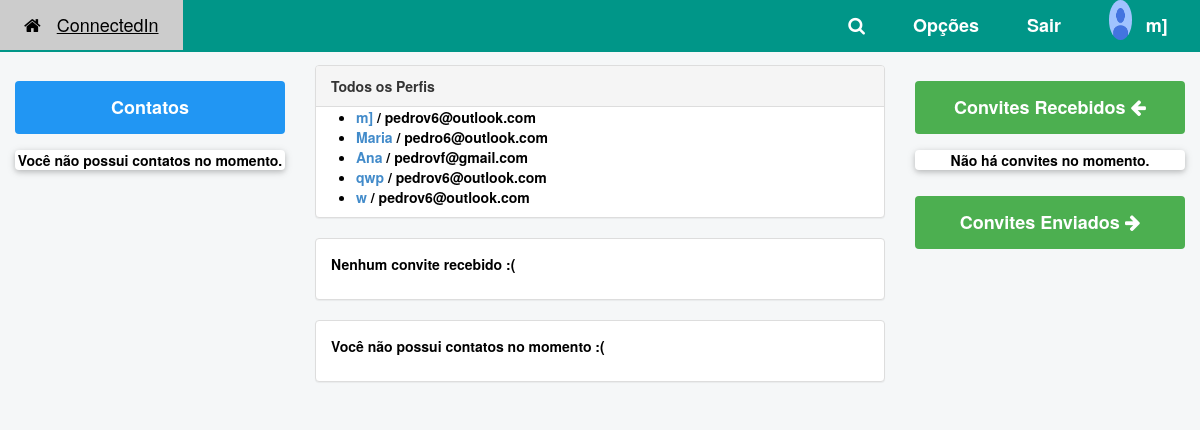
Page / (signed in) on the earlier database version.
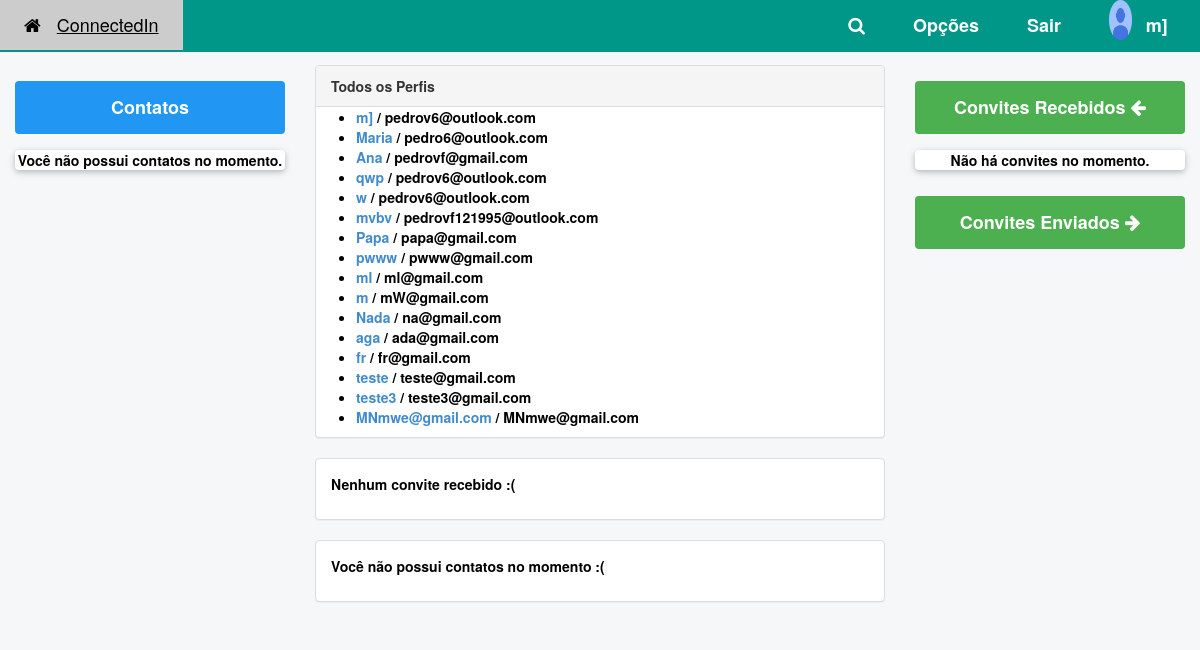
Same page on the later database version.
### perfis/models.py (models this page shows, shortened)
class Perfil(models.Model):
	telefone = models.CharField(max_length=11, null=False)
	nome_empresa = models.CharField(max_length=60, null=False)
	contatos = models.ManyToManyField('self')
	usuario = models.OneToOneField(User,related_name="perfil",on_delete=models.CASCADE)
	bloqueado = models.BooleanField(default=False)
	ativo = models.BooleanField(default=True)
	@property
	def nome(self):
		return self.usuario.username
	@property
	def email(self):
		return self.usuario.email

### perfis/views.py (the view)
# urls.py: path('', views.index, name='index'),
@login_required
def index(request):
	return render(request, 'index.html',{'perfis': Perfil.objects.all(),
                   'perfil_logado' : get_perfil_logado(request)})

### perfis/views.py (called while the page is built)
@login_required
def get_perfil_logado(request):
	return request.user.perfil

### perfis/templates/index.html
{% extends "base.html" %}
{% block body %}
    <div class="col-lg-12">
        <div class="panel panel-default">
            <div class="panel-heading">
                <strong>Todos os Perfis</strong>
            </div>
            {% if perfis %}
                <ul>
                    {% for perfil in perfis %}
                        <li>
                            <a href="{% url 'exibir' perfil.id %}">{{ perfil.nome }}</a>
                            / {{ perfil.email }}
                        </li>
                    {% endfor %}
                </ul>
            {% else %}
                <p>Nenhum Perfil encontrado</p>
            {% endif %}
        </div>
        <div class="panel panel-default">
            {% with total_de_convites=perfil_logado.convites_recebidos.count %}
                {% if total_de_convites %}
                    <div class="panel-heading">
                        <strong>
                            Você tem
                            {{ total_de_convites }} convite{{ total_de_convites|pluralize }}
                            aguardando aprovação
                        </strong>
                    </div>
                    <ul class="list-group">
                        {% for convite in perfil_logado.convites_recebidos.all %}
                            <li class="list-group-item">
                                {{ convite.solicitante.nome }}
                                <a href="{% url 'aceitar' convite.id %}" class="btn btn-success">
                                <span class="glyphicon glyphicon-add">Aceitar</span></a>
                                <a href="{% url 'recusar' convite.id %}" class="btn btn-danger">
                                <span class="glyphicon glyphicon-add"></span>Recusar</a>
                            </li>
                        {% endfor %}
                    </ul>
                {% else %}
                    <div class="panel-body">
                        <p>Nenhum convite recebido :(</p>
                    </div>
                {% endif %}
            {% endwith %}
        </div>
        <div class="panel panel-default">
            {% with total_de_contatos=perfil_logado.contatos.count %}
                {% if total_de_contatos %}
                    <div class="panel-heading">
                        <strong>Você tem {{total_de_contatos}} contato{{total_de_contatos|pluralize}}</strong>
                    </div>
                    <ul class="list-group">
                        {% for contato in perfil_logado.contatos.all %}
                            <li class="list-group-item">
                                <a href="{% url 'exibir' contato.id %}">{{contato.nome}} // {{contato.email}}</a>
                                <a href="{% url 'desfazer' contato.id %}" class="btn btn-danger">
                                <span class="glyphicon glyphicon-add"></span>Desfazer</a>
                            </li>
                        {% endfor %}
                    </ul>
                {% else %}
                    <div class="panel-body">
                        <p>Você não possui contatos no momento :(</p>
                    </div>
                {% endif %}
            {% endwith%}
        </div>
    </div>
{% endblock %}

### perfis/templates/base.html (shortened to what this page needs)
{% load static %}
<!DOCTYPE html>
<html lang="pt">
  <head>
    <link href="{% static 'styles/w3/w3.css' %}" rel="stylesheet">
    <link href="{% static 'styles/w3/w3-theme-blue-grey.css' %}" rel="stylesheet">
    <link href="{% static 'styles/bootstrap/bootstrap.css' %}" rel="stylesheet">
    <link href="{% static 'styles/site.css' %}" rel="stylesheet">
    <link href="{% static 'styles/signin.css' %}" rel="stylesheet">
    <link rel="stylesheet" href="https://cdnjs.cloudflare.com/ajax/libs/font-awesome/4.7.0/css/font-awesome.min.css">
  </head>
  <body class="w3-theme-l5">
    <header class="w3-top">
      <div class="w3-bar nav-color w3-left-align w3-large">
        <a href="{% url 'index' %}" class="w3-bar-item w3-button w3-padding-large w3-theme-d4"><i class="fa fa-home w3-margin-right"></i>ConnectedIn</a>
        <div class="w3-dropdown-hover w3-hide-small w3-right" title="User">
          <button class="w3-button w3-padding-large logo-user">
            <span style="margin-left: 5px;"><b style="color: white;">{{perfil_logado.nome}}</b></span>
            <img src="{% static 'img/photo.jpg' %}" class="image-perfil" alt="Avatar">
          </button>
        </div>
        <div class="w3-dropdown-hover w3-hide-small w3-right">
          <a href="/logout/" class="item-menu">
            <button class="w3-button w3-padding-large">
              <b>Sair</b>
            </button>
          </a>
        </div>
        <div class="w3-dropdown-hover w3-hide-small w3-right">
          <button class="w3-button w3-padding-large" title="Options"><b class="item-menu">Opções</b></button>
        </div>
        <div class="w3-dropdown-hover w3-hide-small w3-right">
          <button class="w3-button w3-padding-large item-menu"><i class="fa fa-search"></i></button>
        </div>
      </div>
    </header>
    <div class="w3-row">
      <nav class="w3-col  w3-cell w3-mobile" style="width:25%; margin-top: 25px;">
        <h4 class="w3-round w3-center w3-panel w3-padding-16 w3-blue" style="margin-left: 5%; margin-right: 5%;"><b>Contatos<b></h4>
        <div style="margin-left: 5%; margin-right: 5%;">
          {% with total_de_contatos=perfil_logado.contatos.count %}
            {% if total_de_contatos %}
              <ul>
                {% for contato in perfil_logado.contatos.all %}
                  <li>
                    <a href="{% url 'exibir' contato.id %}">{{contato.nome}}</a>
                  </li>
                {% endfor %}
              </ul>
            {% else %}
              <div class="w3-card w3-white w3-round w3-center">
                <p>Você não possui contatos no momento.</p>
              </div>
            {% endif %}
          {% endwith%}
        </div>
      </nav>
      <section class="w3-col  w3-cell w3-mobile" style="width:50%; margin-top: 25px;">
        {% block body%}
        {% endblock %}
      </section>
      <aside class="w3-col  w3-cell w3-mobile" style="width:25%; margin-top: 25px;">
        <div class="w3-row" style="margin-left: 5%; margin-right: 5%;">
          <h4 class="w3-round w3-center w3-panel w3-padding-16 w3-green">
            <b>Convites Recebidos<b>
            <i class="fa fa-arrow-left"></i>
          </h4>
            {% with total=perfil_logado.convites_recebidos.count %}
              {% if total %}
                <div class="w3-white">
                  {% for convite in perfil_logado.convites_recebidos.all %}
                    <div class="w3-row">
                      <div class="w3-col w3-cell" style="width: 33.333%;">
                        <h4>{{ convite.solicitante.nome}}</h4>
                      </div>
                      <div class="w3-col w3-cell" style="width: 33.333%;">
                        <a href="{% url 'aceitar' convite.id %}">Aceitar</a>
                      </div>
                      <div class="w3-col w3-cell" style="width: 33.333%;">
                        <a href="{% url 'recusar' convite.id %}" class="card-link">Recusar</a>
                      </div>
                    </div>
                  {% endfor %}
                </div>
              {% else %}
                <div class="w3-card w3-white w3-round w3-center">
                  <p>Não há convites no momento.</p>
                </div>
             {% endif %}
          {% endwith %}
        </div>
        <div class="w3-row" style="margin-left: 5%; margin-right: 5%;">
          <h4 class="w3-round w3-center w3-panel w3-padding-16 w3-green">
            <b>Convites Enviados<b>
            <i class="fa fa-arrow-right"></i>
          </h4>
        </div>
      </aside>
    </div>
  </body>
</html>

### perfis/static/styles/w3/w3.css (style rules this page uses)
html { box-sizing:border-box }
*,*:before,*:after { box-sizing:inherit }
html { -ms-text-size-adjust:100%;-webkit-text-size-adjust:100% }
body { margin:0 }
article,aside,details,figcaption,figure,footer,header,main,menu,nav,section { display:block }
a { background-color:transparent }
b,strong { font-weight:bolder }
img { border-style:none }
button,input,select,textarea,optgroup { font:inherit;margin:0 }
button,input { overflow:visible }
button,select { text-transform:none }
button,[type=button],[type=reset],[type=submit] { -webkit-appearance:button }
html,body { font-family:Verdana,sans-serif;font-size:15px;line-height:1.5 }
html { overflow-x:hidden }
h4 { font-size:20px }
h1,h2,h3,h4,h5,h6 { font-family:"Segoe UI",Arial,sans-serif;font-weight:400;margin:10px 0 }
img { vertical-align:middle }
a { color:inherit }
.w3-btn,.w3-button { border:none;display:inline-block;padding:8px 16px;vertical-align:middle;overflow:hidden;text-decoration:none;color:inherit;background-color:inherit;text-align:center;cursor:pointer;white-space:nowrap }
.w3-btn,.w3-button { -webkit-touch-callout:none;-webkit-user-select:none;-khtml-user-select:none;-moz-user-select:none;-ms-user-select:none;user-select:none }
.w3-dropdown-click,.w3-dropdown-hover { position:relative;display:inline-block;cursor:pointer }
.w3-bar { width:100%;overflow:hidden }
.w3-bar .w3-bar-item { padding:8px 16px;float:left;width:auto;border:none;display:block;outline:0 }
.w3-bar .w3-dropdown-hover,.w3-bar .w3-dropdown-click { position:static;float:left }
.w3-bar .w3-button { white-space:normal }
.w3-container:after,.w3-container:before,.w3-panel:after,.w3-panel:before,.w3-row:after,.w3-row:before,.w3-row-padding:after,.w3-row-padding:before, .w3-cell-row:before,.w3-cell-row:after,.w3-clear:after,.w3-clear:before,.w3-bar:before,.w3-bar:after { content:"";display:table;clear:both }
.w3-col,.w3-half,.w3-third,.w3-twothird,.w3-threequarter,.w3-quarter { float:left;width:100% }
.w3-cell { display:table-cell }
.w3-top,.w3-bottom { position:fixed;width:100%;z-index:1 }
.w3-top { top:0 }
.w3-round,.w3-round-medium { border-radius:4px }
.w3-container,.w3-panel { padding:0.01em 16px }
.w3-panel { margin-top:16px;margin-bottom:16px }
.w3-card,.w3-card-2 { box-shadow:0 2px 5px 0 rgba(0,0,0,0.16),0 2px 10px 0 rgba(0,0,0,0.12) }
.w3-large { font-size:18px!important }
.w3-left-align { text-align:left!important }
.w3-center { text-align:center!important }
.w3-margin-right { margin-right:16px!important }
.w3-padding-large { padding:12px 24px!important }
.w3-padding-16 { padding-top:16px!important;padding-bottom:16px!important }
.w3-right { float:right!important }
.w3-blue,.w3-hover-blue:hover { color:#fff!important;background-color:#2196F3!important }
.w3-green,.w3-hover-green:hover { color:#fff!important;background-color:#4CAF50!important }
.w3-white,.w3-hover-white:hover { color:#000!important;background-color:#fff!important }

### perfis/static/styles/w3/w3-theme-blue-grey.css (style rules this page uses)
.w3-theme-l5 { color:#000 !important; background-color:#f5f7f8 !important }
.w3-theme-d4 { color:#fff !important; background-color:#3a4b53 !important }

### perfis/static/styles/site.css (style rules this page uses)
.nav-color { background-color: #009688 !important; }
.image-perfil { float: left; max-height: 35%; max-width: 35%; border-radius: 50%; margin-top: -12.4px; width: 40px; height: 40px; }
.item-menu { color: white; }

### perfis/static/styles/signin.css (style rules this page uses)
body { padding-top: 40px; padding-bottom: 40px; background-color: #eee; }

Differences in the rows shown:
added Perfil: nome "mvbv", email "pedrovf121995@outlook.com"
added Perfil: nome "Papa", email "papa@gmail.com"
added Perfil: nome "pwww", email "pwww@gmail.com"
added Perfil: nome "ml", email "ml@gmail.com"
added Perfil: nome "m", email "mW@gmail.com"
added Perfil: nome "Nada", email "na@gmail.com"
added Perfil: nome "aga", email "ada@gmail.com"
added Perfil: nome "fr", email "fr@gmail.com"
added Perfil: nome "teste", email "teste@gmail.com"
added Perfil: nome "teste3", email "teste3@gmail.com"
added Perfil: nome "MNmwe@gmail.com", email "MNmwe@gmail.com"
